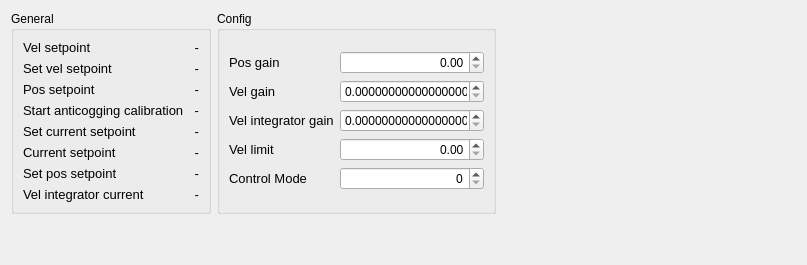
            <widget class="QWidget" name="tab_9">
             <attribute name="title">
              <string>Controller</string>
             </attribute>
             <layout class="QGridLayout" name="gridLayout_92">
              <item row="0" column="1">
               <widget class="QGroupBox" name="groupBox_controller_config_2">
                <property name="title">
                 <string>Config</string>
                </property>
                <layout class="QGridLayout" name="gridLayout_93">
                 <item row="0" column="0">
                  <layout class="QGridLayout" name="gridLayout_94">
                   <item row="0" column="0">
                    <widget class="QLabel" name="label_posGain_2">
                     <property name="font">
                      <font>
                       <pointsize>10</pointsize>
                      </font>
                     </property>
                     <property name="text">
                      <string>Pos gain</string>
                     </property>
                    </widget>
                   </item>
                   <item row="1" column="0">
                    <widget class="QLabel" name="label_velGain_2">
                     <property name="font">
                      <font>
                       <pointsize>10</pointsize>
                      </font>
                     </property>
                     <property name="text">
                      <string>Vel gain</string>
                     </property>
                    </widget>
                   </item>
                   <item row="4" column="0">
                    <widget class="QLabel" name="label_controlMode_2">
                     <property name="font">
                      <font>
                       <pointsize>10</pointsize>
                      </font>
                     </property>
                     <property name="text">
                      <string>Control Mode</string>
                     </property>
                    </widget>
                   </item>
                   <item row="1" column="1">
                    <widget class="QDoubleSpinBox" name="doubleSpinBox_velGainValue_2">
                     <property name="alignment">
                      <set>Qt::AlignRight|Qt::AlignTrailing|Qt::AlignVCenter</set>
                     </property>
                     <property name="decimals">
                      <number>18</number>
                     </property>
                     <property name="maximum">
                      <double>1000000.000000000000000</double>
                     </property>
                    </widget>
                   </item>
                   <item row="0" column="1">
                    <widget class="QDoubleSpinBox" name="doubleSpinBox_posGainValue_2">
                     <property name="alignment">
                      <set>Qt::AlignRight|Qt::AlignTrailing|Qt::AlignVCenter</set>
                     </property>
                     <property name="maximum">
                      <double>1000000.000000000000000</double>
                     </property>
                    </widget>
                   </item>
                   <item row="4" column="1">
                    <widget class="QSpinBox" name="spinBox_controlModeValue_axis1">
                     <property name="alignment">
                      <set>Qt::AlignRight|Qt::AlignTrailing|Qt::AlignVCenter</set>
                     </property>
                     <property name="maximum">
                      <number>1000000</number>
                     </property>
                    </widget>
                   </item>
                   <item row="2" column="1">
                    <widget class="QDoubleSpinBox" name="doubleSpinBox_velIntegratorGainValue_2">
                     <property name="alignment">
                      <set>Qt::AlignRight|Qt::AlignTrailing|Qt::AlignVCenter</set>
                     </property>
                     <property name="decimals">
                      <number>18</number>
                     </property>
                     <property name="maximum">
                      <double>1000000.000000000000000</double>
                     </property>
                    </widget>
                   </item>
                   <item row="2" column="0">
                    <widget class="QLabel" name="label_velIntegratorGain_2">
                     <property name="font">
                      <font>
                       <pointsize>10</pointsize>
                      </font>
                     </property>
                     <property name="text">
                      <string>Vel integrator gain</string>
                     </property>
                    </widget>
                   </item>
                   <item row="3" column="0">
                    <widget class="QLabel" name="label_velLimit_2">
                     <property name="font">
                      <font>
                       <pointsize>10</pointsize>
                      </font>
                     </property>
                     <property name="text">
                      <string>Vel limit</string>
                     </property>
                    </widget>
                   </item>
                   <item row="3" column="1">
                    <widget class="QDoubleSpinBox" name="doubleSpinBox_velLimitValue_2">
                     <property name="alignment">
                      <set>Qt::AlignRight|Qt::AlignTrailing|Qt::AlignVCenter</set>
                     </property>
                     <property name="maximum">
                      <double>1000000.000000000000000</double>
                     </property>
                    </widget>
                   </item>
                  </layout>
                 </item>
                </layout>
               </widget>
              </item>
              <item row="0" column="0">
               <widget class="QGroupBox" name="groupBox_17">
                <property name="minimumSize">
                 <size>
                  <width>200</width>
                  <height>0</height>
                 </size>
                </property>
                <property name="title">
                 <string>General</string>
                </property>
                <layout class="QGridLayout" name="gridLayout_95">
                 <item row="0" column="0">
                  <layout class="QGridLayout" name="gridLayout_96">
                   <item row="2" column="0" colspan="2">
                    <widget class="QLabel" name="label_setVelSetpoint_2">
                     <property name="font">
                      <font>
                       <pointsize>10</pointsize>
                      </font>
                     </property>
                     <property name="text">
                      <string>Set vel setpoint</string>
                     </property>
                    </widget>
                   </item>
                   <item row="0" column="2" rowspan="2">
                    <widget class="QLabel" name="label_velSetpointValue_2">
                     <property name="font">
                      <font>
                       <pointsize>10</pointsize>
                      </font>
                     </property>
                     <property name="text">
                      <string>-</string>
                     </property>
                     <property name="alignment">
                      <set>Qt::AlignRight|Qt::AlignTrailing|Qt::AlignVCenter</set>
                     </property>
                    </widget>
                   </item>
                   <item row="0" column="0" rowspan="2" colspan="2">
                    <widget class="QLabel" name="label_velSetpoint_2">
                     <property name="font">
                      <font>
                       <pointsize>10</pointsize>
                      </font>
                     </property>
                     <property name="text">
                      <string>Vel setpoint</string>
                     </property>
                    </widget>
                   </item>
                   <item row="3" column="2">
                    <widget class="QLabel" name="label_posSetpointValue_3">
                     <property name="font">
                      <font>
                       <pointsize>10</pointsize>
                      </font>
                     </property>
                     <property name="text">
                      <string>-</string>
                     </property>
                     <property name="alignment">
                      <set>Qt::AlignRight|Qt::AlignTrailing|Qt::AlignVCenter</set>
                     </property>
                    </widget>
                   </item>
                   <item row="2" column="2">
                    <widget class="QLabel" name="label_setVelSetpointValue_2">
                     <property name="font">
                      <font>
                       <pointsize>10</pointsize>
                      </font>
                     </property>
                     <property name="text">
                      <string>-</string>
                     </property>
                     <property name="alignment">
                      <set>Qt::AlignRight|Qt::AlignTrailing|Qt::AlignVCenter</set>
                     </property>
                    </widget>
                   </item>
                   <item row="3" column="0" colspan="2">
                    <widget class="QLabel" name="label_posSetpoint_3">
                     <property name="font">
                      <font>
                       <pointsize>10</pointsize>
                      </font>
                     </property>
                     <property name="text">
                      <string>Pos setpoint</string>
                     </property>
                    </widget>
                   </item>
                   <item row="4" column="2">
                    <widget class="QLabel" name="label_posSetpointValue_4">
                     <property name="font">
                      <font>
                       <pointsize>10</pointsize>
                      </font>
                     </property>
                     <property name="text">
                      <string>-</string>
                     </property>
                     <property name="alignment">
                      <set>Qt::AlignRight|Qt::AlignTrailing|Qt::AlignVCenter</set>
                     </property>
                    </widget>
                   </item>
                   <item row="4" column="0" colspan="2">
                    <widget class="QLabel" name="label_posSetpoint_4">
                     <property name="font">
                      <font>
                       <pointsize>10</pointsize>
                      </font>
                     </property>
                     <property name="text">
                      <string>Start anticogging calibration</string>
                     </property>
                    </widget>
                   </item>
                   <item row="6" column="0">
                    <widget class="QLabel" name="label_currentSetpoint_2">
                     <property name="font">
                      <font>
                       <pointsize>10</pointsize>
                      </font>
                     </property>
                     <property name="text">
                      <string>Current setpoint</string>
                     </property>
                    </widget>
                   </item>
                   <item row="7" column="0">
                    <widget class="QLabel" name="label_setPosSetpoint_3">
                     <property name="font">
                      <font>
                       <pointsize>10</pointsize>
                      </font>
                     </property>
                     <property name="text">
                      <string>Set pos setpoint</string>
                     </property>
                    </widget>
                   </item>
                   <item row="8" column="0">
                    <widget class="QLabel" name="label_setPosSetpoint_4">
                     <property name="font">
                      <font>
                       <pointsize>10</pointsize>
                      </font>
                     </property>
                     <property name="text">
                      <string>Vel integrator current</string>
                     </property>
                    </widget>
                   </item>
                   <item row="7" column="2">
                    <widget class="QLabel" name="label_setPosSetpointValue_3">
                     <property name="font">
                      <font>
                       <pointsize>10</pointsize>
                      </font>
                     </property>
                     <property name="text">
                      <string>-</string>
                     </property>
                     <property name="alignment">
                      <set>Qt::AlignRight|Qt::AlignTrailing|Qt::AlignVCenter</set>
                     </property>
                    </widget>
                   </item>
                   <item row="6" column="2">
                    <widget class="QLabel" name="label_currentSetpointValue_2">
                     <property name="font">
                      <font>
                       <pointsize>10</pointsize>
                      </font>
                     </property>
                     <property name="text">
                      <string>-</string>
                     </property>
                     <property name="alignment">
                      <set>Qt::AlignRight|Qt::AlignTrailing|Qt::AlignVCenter</set>
                     </property>
                    </widget>
                   </item>
                   <item row="8" column="2">
                    <widget class="QLabel" name="label_setPosSetpointValue_4">
                     <property name="font">
                      <font>
                       <pointsize>10</pointsize>
                      </font>
                     </property>
                     <property name="text">
                      <string>-</string>
                     </property>
                     <property name="alignment">
                      <set>Qt::AlignRight|Qt::AlignTrailing|Qt::AlignVCenter</set>
                     </property>
                    </widget>
                   </item>
                   <item row="5" column="0">
                    <widget class="QLabel" name="label_setCurrentSetpoint_2">
                     <property name="font">
                      <font>
                       <pointsize>10</pointsize>
                      </font>
                     </property>
                     <property name="text">
                      <string>Set current setpoint</string>
                     </property>
                    </widget>
                   </item>
                   <item row="5" column="2">
                    <widget class="QLabel" name="label_setCurrentSetpointValue_2">
                     <property name="font">
                      <font>
                       <pointsize>10</pointsize>
                      </font>
                     </property>
                     <property name="text">
                      <string>-</string>
                     </property>
                     <property name="alignment">
                      <set>Qt::AlignRight|Qt::AlignTrailing|Qt::AlignVCenter</set>
                     </property>
                    </widget>
                   </item>
                  </layout>
                 </item>
                </layout>
               </widget>
              </item>
              <item row="1" column="0">
               <spacer name="verticalSpacer_11">
                <property name="orientation">
                 <enum>Qt::Vertical</enum>
                </property>
                <property name="sizeHint" stdset="0">
                 <size>
                  <width>20</width>
                  <height>40</height>
                 </size>
                </property>
               </spacer>
              </item>
              <item row="0" column="2">
               <spacer name="horizontalSpacer_4">
                <property name="orientation">
                 <enum>Qt::Horizontal</enum>
                </property>
                <property name="sizeType">
                 <enum>QSizePolicy::Maximum</enum>
                </property>
                <property name="sizeHint" stdset="0">
                 <size>
                  <width>300</width>
                  <height>20</height>
                 </size>
                </property>
               </spacer>
              </item>
             </layout>
            </widget>
